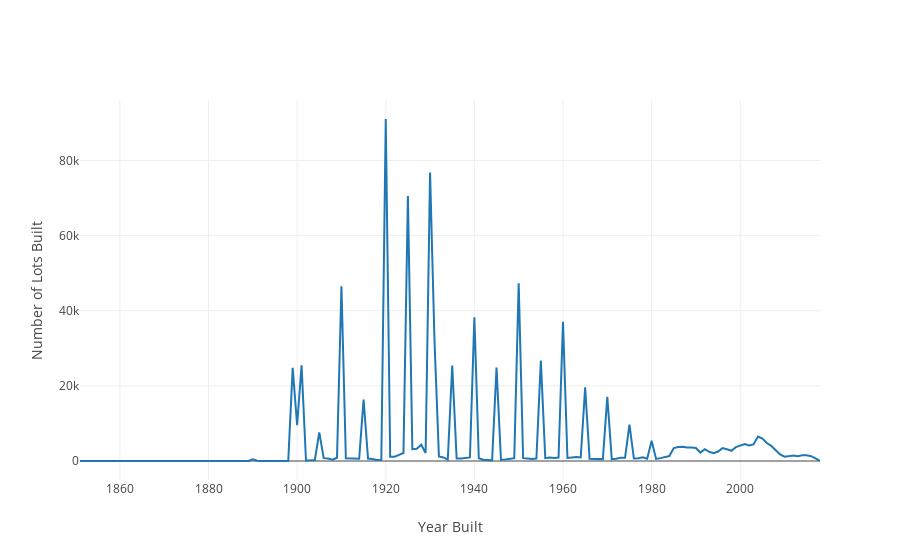

Source (notebook cell):
### Code cell
trace = go.Scatter(
    # I'm choosing BBL here because I know it's a unique key.
    x = ny.groupby('YearBuilt').count()['BBL'].index,
    y = ny.groupby('YearBuilt').count()['BBL']
)

layout = go.Layout(
    xaxis = dict(title = 'Year Built'),
    yaxis = dict(title = 'Number of Lots Built')
)

fig = go.Figure(data = [trace], layout = layout)

plotly.offline.iplot(fig)

### Figure 1 — Plotly figure (JSON) as saved in the notebook; plotly's stock layout.template omitted (floating-point values rounded to 4 significant figures; data arrays with more than 128 entries replaced by an {"elided": "..."} marker saying what was removed)
{"data": [{"type": "scatter", "uid": "74524fc7-bf45-11e8-a614-a45e60df0ff7", "x": {"elided": "168 int values"}, "y": {"elided": "168 int values"}}], "layout": {"xaxis": {"title": "Year Built"}, "yaxis": {"title": "Number of Lots Built"}}}
